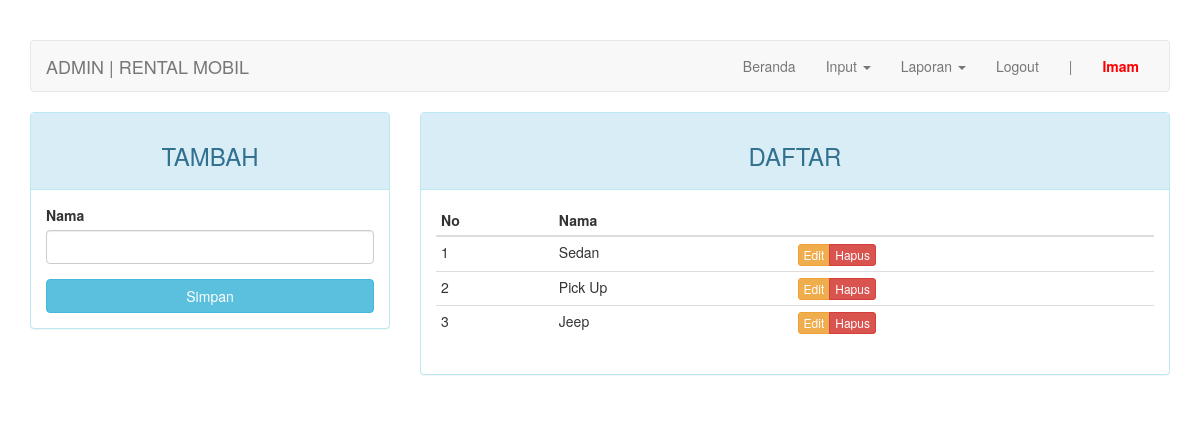
The page /admin/index.php?page=jenis (signed in) on the database its author committed.
### tables this page shows
CREATE TABLE `jenis` (
  `id_jenis` int(4) NOT NULL,
  `nama` varchar(30) NOT NULL
);

### admin/page/jenis.php (the view, shortened to what this page needs)
<?php
$update = (isset($_GET['action']) AND $_GET['action'] == 'update') ? true : false;
?>
<div class="row">
	<div class="col-md-4">
	    <div class="panel panel-<?= ($update) ? "warning" : "info" ?>">
	        <div class="panel-heading"><h3 class="text-center"><?= ($update) ? "EDIT" : "TAMBAH" ?></h3></div>
	        <div class="panel-body">
	            <form action="<?=$_SERVER['REQUEST_URI']?>" method="POST">
	                <div class="form-group">
	                    <label for="nama">Nama</label>
	                    <input type="text" name="nama" class="form-control" <?= (!$update) ?: 'value="'.$row["nama"].'"' ?>>
	                </div>
	                <button type="submit" class="btn btn-<?= ($update) ? "warning" : "info" ?> btn-block">Simpan</button>
	            </form>
	        </div>
	    </div>
	</div>
	<div class="col-md-8">
	    <div class="panel panel-info">
	        <div class="panel-heading"><h3 class="text-center">DAFTAR</h3></div>
	        <div class="panel-body">
	            <table class="table table-condensed">
	                <thead>
	                    <tr>
	                        <th>No</th>
	                        <th>Nama</th>
	                        <th></th>
	                    </tr>
	                </thead>
	                <tbody>
	                    <?php $no = 1; ?>
	                    <?php if ($query = $connection->query("SELECT * FROM jenis")): ?>
	                        <?php while($row = $query->fetch_assoc()): ?>
	                        <tr>
	                            <td><?=$no++?></td>
															<td><?=$row['nama']?></td>
	                            <td>
	                                <div class="btn-group">
	                                    <a href="?page=jenis&action=update&key=<?=$row['id_jenis']?>" class="btn btn-warning btn-xs">Edit</a>
	                                    <a href="?page=jenis&action=delete&key=<?=$row['id_jenis']?>" class="btn btn-danger btn-xs">Hapus</a>
	                                </div>
	                            </td>
	                        </tr>
	                        <?php endwhile ?>
	                    <?php endif ?>
	                </tbody>
	            </table>
	        </div>
	    </div>
	</div>
</div>

### admin/index.php (style rules this page uses)
body { margin-top: 40px; }

### rows shown on the page
jenis: nama "Sedan"
jenis: nama "Pick Up"
jenis: nama "Jeep"

### other values the page prints
$_SESSION["username"] "Imam"
